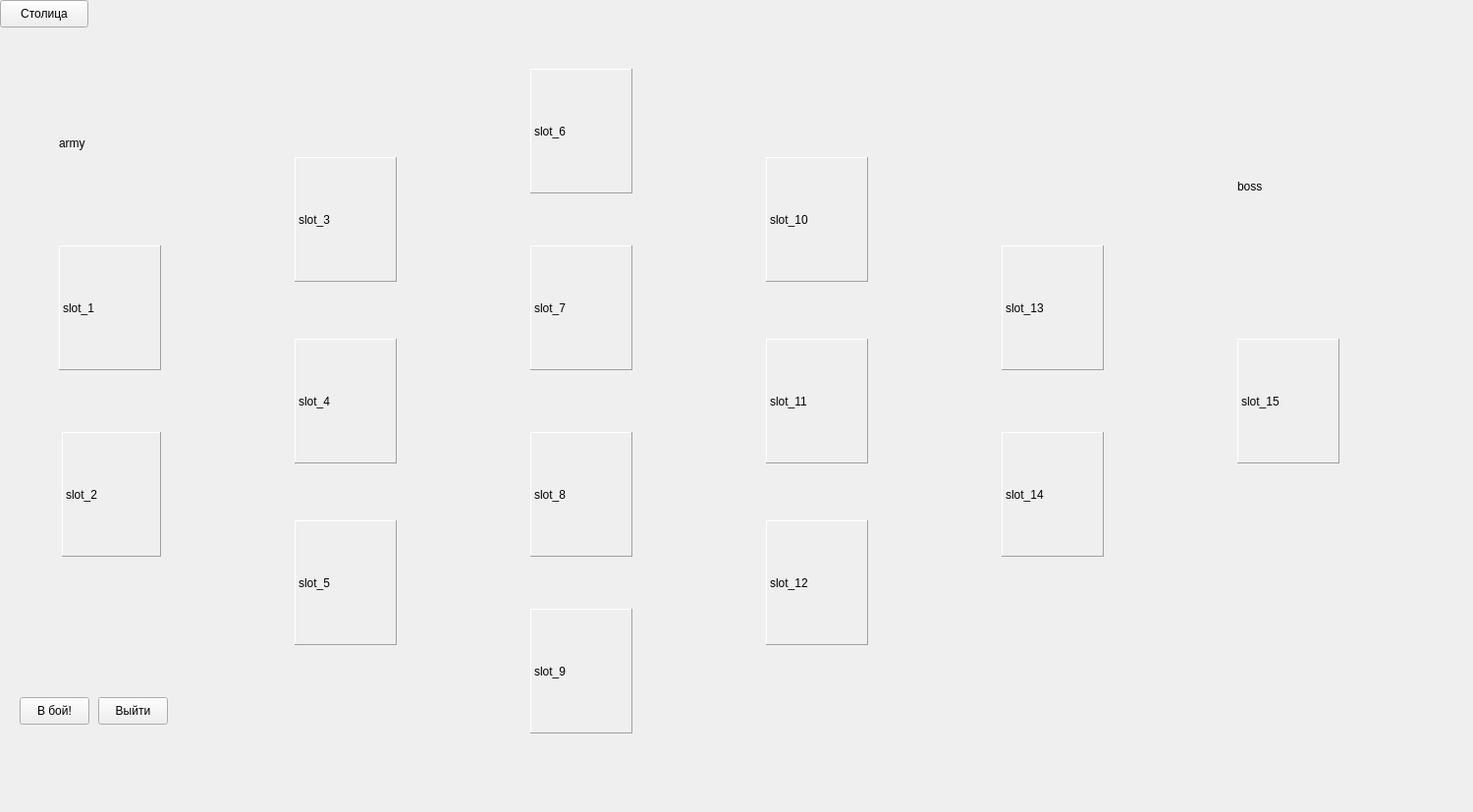
<?xml version="1.0" encoding="UTF-8"?>
<ui version="4.0">
 <class>CampaignWindow</class>
 <widget class="QMainWindow" name="CampaignWindow">
  <property name="enabled">
   <bool>true</bool>
  </property>
  <property name="geometry">
   <rect>
    <x>0</x>
    <y>0</y>
    <width>1500</width>
    <height>827</height>
   </rect>
  </property>
  <property name="maximumSize">
   <size>
    <width>1500</width>
    <height>827</height>
   </size>
  </property>
  <property name="windowTitle">
   <string>CampaignWindow</string>
  </property>
  <widget class="QWidget" name="centralwidget">
   <widget class="QPushButton" name="ExitButton">
    <property name="geometry">
     <rect>
      <x>100</x>
      <y>710</y>
      <width>71</width>
      <height>28</height>
     </rect>
    </property>
    <property name="text">
     <string>Выйти</string>
    </property>
   </widget>
   <widget class="QPushButton" name="pushButtonFight">
    <property name="geometry">
     <rect>
      <x>20</x>
      <y>710</y>
      <width>71</width>
      <height>28</height>
     </rect>
    </property>
    <property name="text">
     <string>В бой!</string>
    </property>
   </widget>
   <widget class="QLabel" name="slot2">
    <property name="geometry">
     <rect>
      <x>63</x>
      <y>440</y>
      <width>101</width>
      <height>127</height>
     </rect>
    </property>
    <property name="layoutDirection">
     <enum>Qt::RightToLeft</enum>
    </property>
    <property name="frameShape">
     <enum>QFrame::Panel</enum>
    </property>
    <property name="frameShadow">
     <enum>QFrame::Raised</enum>
    </property>
    <property name="lineWidth">
     <number>1</number>
    </property>
    <property name="midLineWidth">
     <number>0</number>
    </property>
    <property name="text">
     <string>slot_2</string>
    </property>
    <property name="alignment">
     <set>Qt::AlignLeading|Qt::AlignLeft|Qt::AlignVCenter</set>
    </property>
   </widget>
   <widget class="QLabel" name="slot4">
    <property name="geometry">
     <rect>
      <x>300</x>
      <y>345</y>
      <width>104</width>
      <height>127</height>
     </rect>
    </property>
    <property name="frameShape">
     <enum>QFrame::Panel</enum>
    </property>
    <property name="frameShadow">
     <enum>QFrame::Raised</enum>
    </property>
    <property name="lineWidth">
     <number>1</number>
    </property>
    <property name="midLineWidth">
     <number>0</number>
    </property>
    <property name="text">
     <string>slot_4</string>
    </property>
   </widget>
   <widget class="QPushButton" name="pushButtonSlot_4">
    <property name="geometry">
     <rect>
      <x>300</x>
      <y>345</y>
      <width>104</width>
      <height>127</height>
     </rect>
    </property>
    <property name="text">
     <string/>
    </property>
    <property name="flat">
     <bool>true</bool>
    </property>
   </widget>
   <widget class="QPushButton" name="pushButtonSlot_2">
    <property name="geometry">
     <rect>
      <x>60</x>
      <y>440</y>
      <width>104</width>
      <height>127</height>
     </rect>
    </property>
    <property name="layoutDirection">
     <enum>Qt::LeftToRight</enum>
    </property>
    <property name="text">
     <string/>
    </property>
    <property name="flat">
     <bool>true</bool>
    </property>
   </widget>
   <widget class="QLabel" name="slot1">
    <property name="geometry">
     <rect>
      <x>60</x>
      <y>250</y>
      <width>104</width>
      <height>127</height>
     </rect>
    </property>
    <property name="frameShape">
     <enum>QFrame::Panel</enum>
    </property>
    <property name="frameShadow">
     <enum>QFrame::Raised</enum>
    </property>
    <property name="lineWidth">
     <number>1</number>
    </property>
    <property name="midLineWidth">
     <number>0</number>
    </property>
    <property name="text">
     <string>slot_1</string>
    </property>
   </widget>
   <widget class="QPushButton" name="pushButtonSlot_1">
    <property name="geometry">
     <rect>
      <x>60</x>
      <y>250</y>
      <width>104</width>
      <height>127</height>
     </rect>
    </property>
    <property name="text">
     <string/>
    </property>
    <property name="flat">
     <bool>true</bool>
    </property>
   </widget>
   <widget class="QLabel" name="slot3">
    <property name="geometry">
     <rect>
      <x>300</x>
      <y>160</y>
      <width>104</width>
      <height>127</height>
     </rect>
    </property>
    <property name="frameShape">
     <enum>QFrame::Panel</enum>
    </property>
    <property name="frameShadow">
     <enum>QFrame::Raised</enum>
    </property>
    <property name="lineWidth">
     <number>1</number>
    </property>
    <property name="midLineWidth">
     <number>0</number>
    </property>
    <property name="text">
     <string>slot_3</string>
    </property>
   </widget>
   <widget class="QPushButton" name="pushButtonSlot_3">
    <property name="geometry">
     <rect>
      <x>300</x>
      <y>160</y>
      <width>104</width>
      <height>127</height>
     </rect>
    </property>
    <property name="text">
     <string/>
    </property>
    <property name="flat">
     <bool>true</bool>
    </property>
   </widget>
   <widget class="QLabel" name="campaignBG">
    <property name="geometry">
     <rect>
      <x>0</x>
      <y>0</y>
      <width>41</width>
      <height>41</height>
     </rect>
    </property>
    <property name="text">
     <string>bg</string>
    </property>
    <property name="scaledContents">
     <bool>true</bool>
    </property>
   </widget>
   <widget class="QPushButton" name="pushButtonSlot_5">
    <property name="geometry">
     <rect>
      <x>300</x>
      <y>530</y>
      <width>104</width>
      <height>127</height>
     </rect>
    </property>
    <property name="text">
     <string/>
    </property>
    <property name="flat">
     <bool>true</bool>
    </property>
   </widget>
   <widget class="QLabel" name="slot5">
    <property name="geometry">
     <rect>
      <x>300</x>
      <y>530</y>
      <width>104</width>
      <height>127</height>
     </rect>
    </property>
    <property name="frameShape">
     <enum>QFrame::Panel</enum>
    </property>
    <property name="frameShadow">
     <enum>QFrame::Raised</enum>
    </property>
    <property name="lineWidth">
     <number>1</number>
    </property>
    <property name="midLineWidth">
     <number>0</number>
    </property>
    <property name="text">
     <string>slot_5</string>
    </property>
   </widget>
   <widget class="QPushButton" name="pushButtonSlot_6">
    <property name="geometry">
     <rect>
      <x>540</x>
      <y>70</y>
      <width>104</width>
      <height>127</height>
     </rect>
    </property>
    <property name="text">
     <string/>
    </property>
    <property name="flat">
     <bool>true</bool>
    </property>
   </widget>
   <widget class="QLabel" name="slot6">
    <property name="geometry">
     <rect>
      <x>540</x>
      <y>70</y>
      <width>104</width>
      <height>127</height>
     </rect>
    </property>
    <property name="frameShape">
     <enum>QFrame::Panel</enum>
    </property>
    <property name="frameShadow">
     <enum>QFrame::Raised</enum>
    </property>
    <property name="lineWidth">
     <number>1</number>
    </property>
    <property name="midLineWidth">
     <number>0</number>
    </property>
    <property name="text">
     <string>slot_6</string>
    </property>
   </widget>
   <widget class="QPushButton" name="pushButtonSlot_7">
    <property name="geometry">
     <rect>
      <x>540</x>
      <y>250</y>
      <width>104</width>
      <height>127</height>
     </rect>
    </property>
    <property name="text">
     <string/>
    </property>
    <property name="flat">
     <bool>true</bool>
    </property>
   </widget>
   <widget class="QLabel" name="slot7">
    <property name="geometry">
     <rect>
      <x>540</x>
      <y>250</y>
      <width>104</width>
      <height>127</height>
     </rect>
    </property>
    <property name="frameShape">
     <enum>QFrame::Panel</enum>
    </property>
    <property name="frameShadow">
     <enum>QFrame::Raised</enum>
    </property>
    <property name="lineWidth">
     <number>1</number>
    </property>
    <property name="midLineWidth">
     <number>0</number>
    </property>
    <property name="text">
     <string>slot_7</string>
    </property>
   </widget>
   <widget class="QPushButton" name="pushButtonSlot_8">
    <property name="geometry">
     <rect>
      <x>540</x>
      <y>440</y>
      <width>104</width>
      <height>127</height>
     </rect>
    </property>
    <property name="text">
     <string/>
    </property>
    <property name="flat">
     <bool>true</bool>
    </property>
   </widget>
   <widget class="QLabel" name="slot8">
    <property name="geometry">
     <rect>
      <x>540</x>
      <y>440</y>
      <width>104</width>
      <height>127</height>
     </rect>
    </property>
    <property name="frameShape">
     <enum>QFrame::Panel</enum>
    </property>
    <property name="frameShadow">
     <enum>QFrame::Raised</enum>
    </property>
    <property name="lineWidth">
     <number>1</number>
    </property>
    <property name="midLineWidth">
     <number>0</number>
    </property>
    <property name="text">
     <string>slot_8</string>
    </property>
   </widget>
   <widget class="QLabel" name="slot9">
    <property name="geometry">
     <rect>
      <x>540</x>
      <y>620</y>
      <width>104</width>
      <height>127</height>
     </rect>
    </property>
    <property name="frameShape">
     <enum>QFrame::Panel</enum>
    </property>
    <property name="frameShadow">
     <enum>QFrame::Raised</enum>
    </property>
    <property name="lineWidth">
     <number>1</number>
    </property>
    <property name="midLineWidth">
     <number>0</number>
    </property>
    <property name="text">
     <string>slot_9</string>
    </property>
   </widget>
   <widget class="QPushButton" name="pushButtonSlot_9">
    <property name="geometry">
     <rect>
      <x>540</x>
      <y>620</y>
      <width>104</width>
      <height>127</height>
     </rect>
    </property>
    <property name="text">
     <string/>
    </property>
    <property name="flat">
     <bool>true</bool>
    </property>
   </widget>
   <widget class="QPushButton" name="pushButtonSlot_10">
    <property name="geometry">
     <rect>
      <x>780</x>
      <y>160</y>
      <width>104</width>
      <height>127</height>
     </rect>
    </property>
    <property name="text">
     <string/>
    </property>
    <property name="flat">
     <bool>true</bool>
    </property>
   </widget>
   <widget class="QLabel" name="slot10">
    <property name="geometry">
     <rect>
      <x>780</x>
      <y>160</y>
      <width>104</width>
      <height>127</height>
     </rect>
    </property>
    <property name="frameShape">
     <enum>QFrame::Panel</enum>
    </property>
    <property name="frameShadow">
     <enum>QFrame::Raised</enum>
    </property>
    <property name="lineWidth">
     <number>1</number>
    </property>
    <property name="midLineWidth">
     <number>0</number>
    </property>
    <property name="text">
     <string>slot_10</string>
    </property>
   </widget>
   <widget class="QLabel" name="slot11">
    <property name="geometry">
     <rect>
      <x>780</x>
      <y>345</y>
      <width>104</width>
      <height>127</height>
     </rect>
    </property>
    <property name="frameShape">
     <enum>QFrame::Panel</enum>
    </property>
    <property name="frameShadow">
     <enum>QFrame::Raised</enum>
    </property>
    <property name="lineWidth">
     <number>1</number>
    </property>
    <property name="midLineWidth">
     <number>0</number>
    </property>
    <property name="text">
     <string>slot_11</string>
    </property>
   </widget>
   <widget class="QPushButton" name="pushButtonSlot_11">
    <property name="geometry">
     <rect>
      <x>780</x>
      <y>345</y>
      <width>104</width>
      <height>127</height>
     </rect>
    </property>
    <property name="text">
     <string/>
    </property>
    <property name="flat">
     <bool>true</bool>
    </property>
   </widget>
   <widget class="QPushButton" name="pushButtonSlot_12">
    <property name="geometry">
     <rect>
      <x>780</x>
      <y>530</y>
      <width>104</width>
      <height>127</height>
     </rect>
    </property>
    <property name="text">
     <string/>
    </property>
    <property name="flat">
     <bool>true</bool>
    </property>
   </widget>
   <widget class="QLabel" name="slot12">
    <property name="geometry">
     <rect>
      <x>780</x>
      <y>530</y>
      <width>104</width>
      <height>127</height>
     </rect>
    </property>
    <property name="frameShape">
     <enum>QFrame::Panel</enum>
    </property>
    <property name="frameShadow">
     <enum>QFrame::Raised</enum>
    </property>
    <property name="lineWidth">
     <number>1</number>
    </property>
    <property name="midLineWidth">
     <number>0</number>
    </property>
    <property name="text">
     <string>slot_12</string>
    </property>
   </widget>
   <widget class="QPushButton" name="pushButtonSlot_13">
    <property name="geometry">
     <rect>
      <x>1020</x>
      <y>250</y>
      <width>104</width>
      <height>127</height>
     </rect>
    </property>
    <property name="text">
     <string/>
    </property>
    <property name="flat">
     <bool>true</bool>
    </property>
   </widget>
   <widget class="QLabel" name="slot13">
    <property name="geometry">
     <rect>
      <x>1020</x>
      <y>250</y>
      <width>104</width>
      <height>127</height>
     </rect>
    </property>
    <property name="frameShape">
     <enum>QFrame::Panel</enum>
    </property>
    <property name="frameShadow">
     <enum>QFrame::Raised</enum>
    </property>
    <property name="lineWidth">
     <number>1</number>
    </property>
    <property name="midLineWidth">
     <number>0</number>
    </property>
    <property name="text">
     <string>slot_13</string>
    </property>
   </widget>
   <widget class="QLabel" name="slot14">
    <property name="geometry">
     <rect>
      <x>1020</x>
      <y>440</y>
      <width>104</width>
      <height>127</height>
     </rect>
    </property>
    <property name="frameShape">
     <enum>QFrame::Panel</enum>
    </property>
    <property name="frameShadow">
     <enum>QFrame::Raised</enum>
    </property>
    <property name="lineWidth">
     <number>1</number>
    </property>
    <property name="midLineWidth">
     <number>0</number>
    </property>
    <property name="text">
     <string>slot_14</string>
    </property>
   </widget>
   <widget class="QPushButton" name="pushButtonSlot_14">
    <property name="geometry">
     <rect>
      <x>1020</x>
      <y>440</y>
      <width>104</width>
      <height>127</height>
     </rect>
    </property>
    <property name="text">
     <string/>
    </property>
    <property name="flat">
     <bool>true</bool>
    </property>
   </widget>
   <widget class="QPushButton" name="pushButtonSlot_15">
    <property name="geometry">
     <rect>
      <x>1260</x>
      <y>345</y>
      <width>104</width>
      <height>127</height>
     </rect>
    </property>
    <property name="text">
     <string/>
    </property>
    <property name="flat">
     <bool>true</bool>
    </property>
   </widget>
   <widget class="QLabel" name="slot15">
    <property name="geometry">
     <rect>
      <x>1260</x>
      <y>345</y>
      <width>104</width>
      <height>127</height>
     </rect>
    </property>
    <property name="frameShape">
     <enum>QFrame::Panel</enum>
    </property>
    <property name="frameShadow">
     <enum>QFrame::Raised</enum>
    </property>
    <property name="lineWidth">
     <number>1</number>
    </property>
    <property name="midLineWidth">
     <number>0</number>
    </property>
    <property name="text">
     <string>slot_15</string>
    </property>
   </widget>
   <widget class="QLabel" name="line_3">
    <property name="geometry">
     <rect>
      <x>230</x>
      <y>190</y>
      <width>61</width>
      <height>41</height>
     </rect>
    </property>
    <property name="frameShape">
     <enum>QFrame::Panel</enum>
    </property>
    <property name="frameShadow">
     <enum>QFrame::Raised</enum>
    </property>
    <property name="lineWidth">
     <number>0</number>
    </property>
    <property name="midLineWidth">
     <number>0</number>
    </property>
    <property name="text">
     <string/>
    </property>
   </widget>
   <widget class="QLabel" name="line_4">
    <property name="geometry">
     <rect>
      <x>230</x>
      <y>390</y>
      <width>61</width>
      <height>41</height>
     </rect>
    </property>
    <property name="frameShape">
     <enum>QFrame::Panel</enum>
    </property>
    <property name="frameShadow">
     <enum>QFrame::Raised</enum>
    </property>
    <property name="lineWidth">
     <number>0</number>
    </property>
    <property name="midLineWidth">
     <number>0</number>
    </property>
    <property name="text">
     <string/>
    </property>
   </widget>
   <widget class="QLabel" name="line_5">
    <property name="geometry">
     <rect>
      <x>230</x>
      <y>575</y>
      <width>61</width>
      <height>41</height>
     </rect>
    </property>
    <property name="frameShape">
     <enum>QFrame::Panel</enum>
    </property>
    <property name="frameShadow">
     <enum>QFrame::Raised</enum>
    </property>
    <property name="lineWidth">
     <number>0</number>
    </property>
    <property name="midLineWidth">
     <number>0</number>
    </property>
    <property name="text">
     <string/>
    </property>
   </widget>
   <widget class="QLabel" name="line_1">
    <property name="geometry">
     <rect>
      <x>0</x>
      <y>295</y>
      <width>61</width>
      <height>41</height>
     </rect>
    </property>
    <property name="frameShape">
     <enum>QFrame::Panel</enum>
    </property>
    <property name="frameShadow">
     <enum>QFrame::Raised</enum>
    </property>
    <property name="lineWidth">
     <number>0</number>
    </property>
    <property name="midLineWidth">
     <number>0</number>
    </property>
    <property name="text">
     <string/>
    </property>
   </widget>
   <widget class="QLabel" name="line_2">
    <property name="geometry">
     <rect>
      <x>0</x>
      <y>480</y>
      <width>61</width>
      <height>41</height>
     </rect>
    </property>
    <property name="frameShape">
     <enum>QFrame::Panel</enum>
    </property>
    <property name="frameShadow">
     <enum>QFrame::Raised</enum>
    </property>
    <property name="lineWidth">
     <number>0</number>
    </property>
    <property name="midLineWidth">
     <number>0</number>
    </property>
    <property name="text">
     <string/>
    </property>
   </widget>
   <widget class="QLabel" name="line_6">
    <property name="geometry">
     <rect>
      <x>470</x>
      <y>100</y>
      <width>61</width>
      <height>41</height>
     </rect>
    </property>
    <property name="frameShape">
     <enum>QFrame::Panel</enum>
    </property>
    <property name="frameShadow">
     <enum>QFrame::Raised</enum>
    </property>
    <property name="lineWidth">
     <number>0</number>
    </property>
    <property name="midLineWidth">
     <number>0</number>
    </property>
    <property name="text">
     <string/>
    </property>
   </widget>
   <widget class="QLabel" name="line_7">
    <property name="geometry">
     <rect>
      <x>470</x>
      <y>295</y>
      <width>61</width>
      <height>41</height>
     </rect>
    </property>
    <property name="frameShape">
     <enum>QFrame::Panel</enum>
    </property>
    <property name="frameShadow">
     <enum>QFrame::Raised</enum>
    </property>
    <property name="lineWidth">
     <number>0</number>
    </property>
    <property name="midLineWidth">
     <number>0</number>
    </property>
    <property name="text">
     <string/>
    </property>
   </widget>
   <widget class="QLabel" name="line_8">
    <property name="geometry">
     <rect>
      <x>470</x>
      <y>480</y>
      <width>61</width>
      <height>41</height>
     </rect>
    </property>
    <property name="frameShape">
     <enum>QFrame::Panel</enum>
    </property>
    <property name="frameShadow">
     <enum>QFrame::Raised</enum>
    </property>
    <property name="lineWidth">
     <number>0</number>
    </property>
    <property name="midLineWidth">
     <number>0</number>
    </property>
    <property name="text">
     <string/>
    </property>
   </widget>
   <widget class="QLabel" name="line_9">
    <property name="geometry">
     <rect>
      <x>470</x>
      <y>680</y>
      <width>61</width>
      <height>41</height>
     </rect>
    </property>
    <property name="frameShape">
     <enum>QFrame::Panel</enum>
    </property>
    <property name="frameShadow">
     <enum>QFrame::Raised</enum>
    </property>
    <property name="lineWidth">
     <number>0</number>
    </property>
    <property name="midLineWidth">
     <number>0</number>
    </property>
    <property name="text">
     <string/>
    </property>
   </widget>
   <widget class="QLabel" name="line_10">
    <property name="geometry">
     <rect>
      <x>710</x>
      <y>205</y>
      <width>61</width>
      <height>41</height>
     </rect>
    </property>
    <property name="frameShape">
     <enum>QFrame::Panel</enum>
    </property>
    <property name="frameShadow">
     <enum>QFrame::Raised</enum>
    </property>
    <property name="lineWidth">
     <number>0</number>
    </property>
    <property name="midLineWidth">
     <number>0</number>
    </property>
    <property name="text">
     <string/>
    </property>
   </widget>
   <widget class="QLabel" name="line_11">
    <property name="geometry">
     <rect>
      <x>710</x>
      <y>390</y>
      <width>61</width>
      <height>41</height>
     </rect>
    </property>
    <property name="frameShape">
     <enum>QFrame::Panel</enum>
    </property>
    <property name="frameShadow">
     <enum>QFrame::Raised</enum>
    </property>
    <property name="lineWidth">
     <number>0</number>
    </property>
    <property name="midLineWidth">
     <number>0</number>
    </property>
    <property name="text">
     <string/>
    </property>
   </widget>
   <widget class="QLabel" name="line_12">
    <property name="geometry">
     <rect>
      <x>710</x>
      <y>575</y>
      <width>61</width>
      <height>41</height>
     </rect>
    </property>
    <property name="frameShape">
     <enum>QFrame::Panel</enum>
    </property>
    <property name="frameShadow">
     <enum>QFrame::Raised</enum>
    </property>
    <property name="lineWidth">
     <number>0</number>
    </property>
    <property name="midLineWidth">
     <number>0</number>
    </property>
    <property name="text">
     <string/>
    </property>
   </widget>
   <widget class="QLabel" name="line_13">
    <property name="geometry">
     <rect>
      <x>950</x>
      <y>295</y>
      <width>61</width>
      <height>41</height>
     </rect>
    </property>
    <property name="frameShape">
     <enum>QFrame::Panel</enum>
    </property>
    <property name="frameShadow">
     <enum>QFrame::Raised</enum>
    </property>
    <property name="lineWidth">
     <number>0</number>
    </property>
    <property name="midLineWidth">
     <number>0</number>
    </property>
    <property name="text">
     <string/>
    </property>
   </widget>
   <widget class="QLabel" name="line_14">
    <property name="geometry">
     <rect>
      <x>950</x>
      <y>480</y>
      <width>61</width>
      <height>41</height>
     </rect>
    </property>
    <property name="frameShape">
     <enum>QFrame::Panel</enum>
    </property>
    <property name="frameShadow">
     <enum>QFrame::Raised</enum>
    </property>
    <property name="lineWidth">
     <number>0</number>
    </property>
    <property name="midLineWidth">
     <number>0</number>
    </property>
    <property name="text">
     <string/>
    </property>
   </widget>
   <widget class="QLabel" name="line_15">
    <property name="geometry">
     <rect>
      <x>1190</x>
      <y>390</y>
      <width>61</width>
      <height>41</height>
     </rect>
    </property>
    <property name="frameShape">
     <enum>QFrame::Panel</enum>
    </property>
    <property name="frameShadow">
     <enum>QFrame::Raised</enum>
    </property>
    <property name="lineWidth">
     <number>0</number>
    </property>
    <property name="midLineWidth">
     <number>0</number>
    </property>
    <property name="text">
     <string/>
    </property>
   </widget>
   <widget class="QLabel" name="armySlot">
    <property name="geometry">
     <rect>
      <x>60</x>
      <y>60</y>
      <width>141</width>
      <height>171</height>
     </rect>
    </property>
    <property name="frameShape">
     <enum>QFrame::NoFrame</enum>
    </property>
    <property name="frameShadow">
     <enum>QFrame::Raised</enum>
    </property>
    <property name="lineWidth">
     <number>0</number>
    </property>
    <property name="midLineWidth">
     <number>0</number>
    </property>
    <property name="text">
     <string>army</string>
    </property>
    <property name="scaledContents">
     <bool>true</bool>
    </property>
   </widget>
   <widget class="QPushButton" name="pushButtonArmy">
    <property name="geometry">
     <rect>
      <x>60</x>
      <y>60</y>
      <width>141</width>
      <height>171</height>
     </rect>
    </property>
    <property name="text">
     <string/>
    </property>
    <property name="flat">
     <bool>true</bool>
    </property>
   </widget>
   <widget class="QPushButton" name="pushButtonBoss">
    <property name="geometry">
     <rect>
      <x>1260</x>
      <y>60</y>
      <width>224</width>
      <height>260</height>
     </rect>
    </property>
    <property name="text">
     <string/>
    </property>
    <property name="flat">
     <bool>true</bool>
    </property>
   </widget>
   <widget class="QLabel" name="bossSlot">
    <property name="geometry">
     <rect>
      <x>1260</x>
      <y>60</y>
      <width>224</width>
      <height>260</height>
     </rect>
    </property>
    <property name="frameShape">
     <enum>QFrame::NoFrame</enum>
    </property>
    <property name="frameShadow">
     <enum>QFrame::Raised</enum>
    </property>
    <property name="lineWidth">
     <number>0</number>
    </property>
    <property name="midLineWidth">
     <number>0</number>
    </property>
    <property name="text">
     <string>boss</string>
    </property>
    <property name="scaledContents">
     <bool>true</bool>
    </property>
   </widget>
   <widget class="QPushButton" name="pushButtonCapital">
    <property name="geometry">
     <rect>
      <x>0</x>
      <y>0</y>
      <width>90</width>
      <height>28</height>
     </rect>
    </property>
    <property name="text">
     <string>Столица</string>
    </property>
   </widget>
   <zorder>campaignBG</zorder>
   <zorder>ExitButton</zorder>
   <zorder>pushButtonFight</zorder>
   <zorder>slot2</zorder>
   <zorder>slot4</zorder>
   <zorder>slot1</zorder>
   <zorder>slot3</zorder>
   <zorder>slot5</zorder>
   <zorder>slot6</zorder>
   <zorder>slot7</zorder>
   <zorder>slot8</zorder>
   <zorder>slot9</zorder>
   <zorder>slot10</zorder>
   <zorder>slot11</zorder>
   <zorder>slot12</zorder>
   <zorder>slot13</zorder>
   <zorder>pushButtonSlot_4</zorder>
   <zorder>pushButtonSlot_6</zorder>
   <zorder>pushButtonSlot_12</zorder>
   <zorder>pushButtonSlot_9</zorder>
   <zorder>pushButtonSlot_2</zorder>
   <zorder>pushButtonSlot_1</zorder>
   <zorder>pushButtonSlot_5</zorder>
   <zorder>pushButtonSlot_11</zorder>
   <zorder>pushButtonSlot_7</zorder>
   <zorder>pushButtonSlot_13</zorder>
   <zorder>pushButtonSlot_3</zorder>
   <zorder>pushButtonSlot_10</zorder>
   <zorder>pushButtonSlot_8</zorder>
   <zorder>slot14</zorder>
   <zorder>pushButtonSlot_14</zorder>
   <zorder>slot15</zorder>
   <zorder>pushButtonSlot_15</zorder>
   <zorder>line_3</zorder>
   <zorder>line_4</zorder>
   <zorder>line_5</zorder>
   <zorder>line_1</zorder>
   <zorder>line_2</zorder>
   <zorder>line_6</zorder>
   <zorder>line_7</zorder>
   <zorder>line_8</zorder>
   <zorder>line_9</zorder>
   <zorder>line_10</zorder>
   <zorder>line_11</zorder>
   <zorder>line_12</zorder>
   <zorder>line_13</zorder>
   <zorder>line_14</zorder>
   <zorder>line_15</zorder>
   <zorder>armySlot</zorder>
   <zorder>pushButtonArmy</zorder>
   <zorder>bossSlot</zorder>
   <zorder>pushButtonBoss</zorder>
   <zorder>pushButtonCapital</zorder>
  </widget>
 </widget>
 <resources/>
 <connections/>
</ui>
